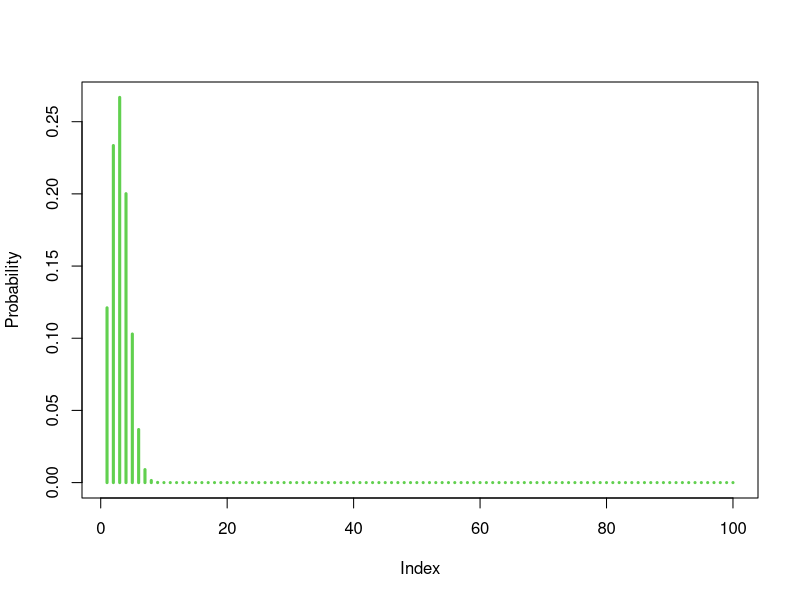
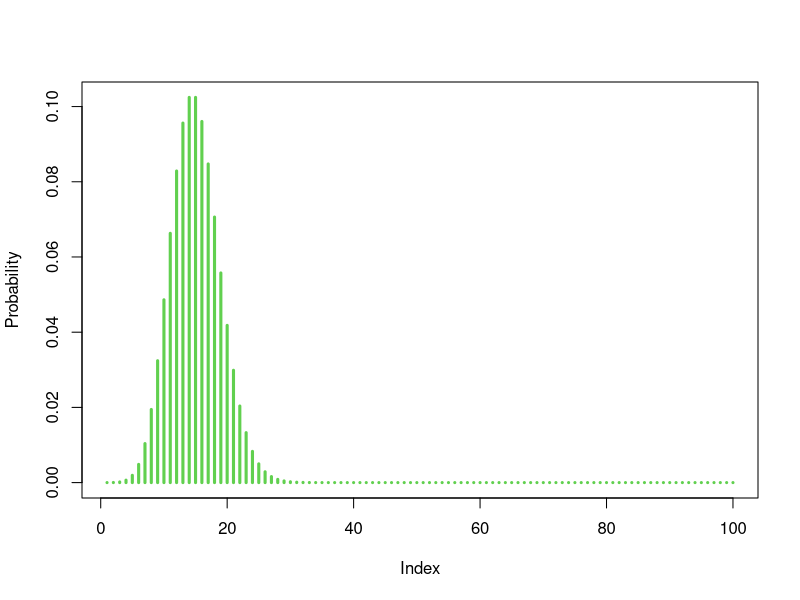

Write the R code that produced these figures, in order.
## ---- chunk 1
knitr::opts_chunk$set(echo = TRUE)
## ---- chunk 2
# what is probablity that 4 out of 10 next customers will make a purchase? The probablity of a purchase on one trial is .3
dbinom(x = 4,size = 10,prob = 0.3)

# Let's display the probability distribution function for different values of x.
plot(dbinom(x = 1:100,size = 10,prob = 0.3),type = "h",col = 3, lwd = 3, ylab = "Probability")

## ---- chunk 3
prob_10_customers <- dpois(10,15)

plot(dpois(1:100,15),type = "h",col = 3, lwd = 3, ylab = "Probability")
## ---- chunk 4
# 1. What is the probability that one of the employees in the sample works at the plant in Hawaii?
dhyper(x = 1,k = 10,m = 20,n = 40)

# k = Sample size = 10
# m = Number of observed success = number of workers in Hawaii = 20
# n = Number of failures (employees working in Texas) = 40

## ---- chunk 5
# 2. What is the probability that two or more of the employees in the sample work at the plant in Hawaii?
# 1 - f(0) - f(1)
p_x_2 <- 1 - dhyper(x = 0,k = 10,m = 20,n = 40) - dhyper(x = 1,k = 10,m = 20,n = 40)


## ---- chunk 6

